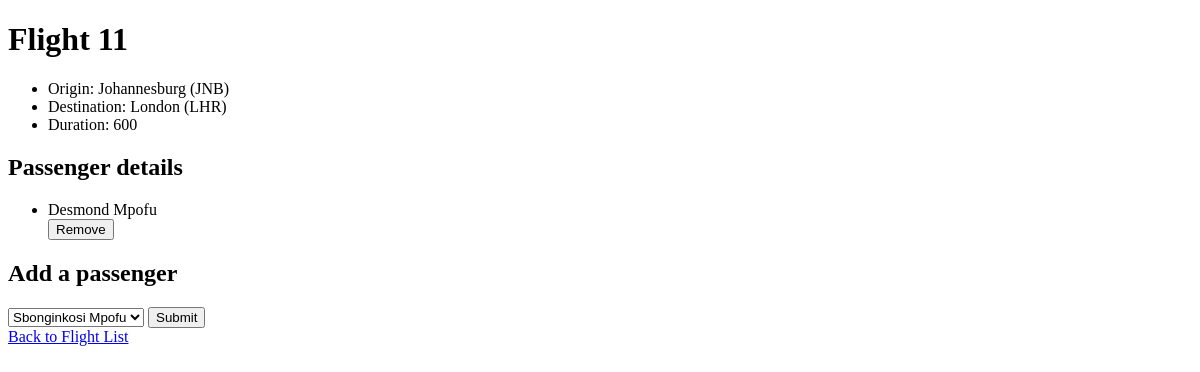
The page /flights/11 on the database as committed earlier.
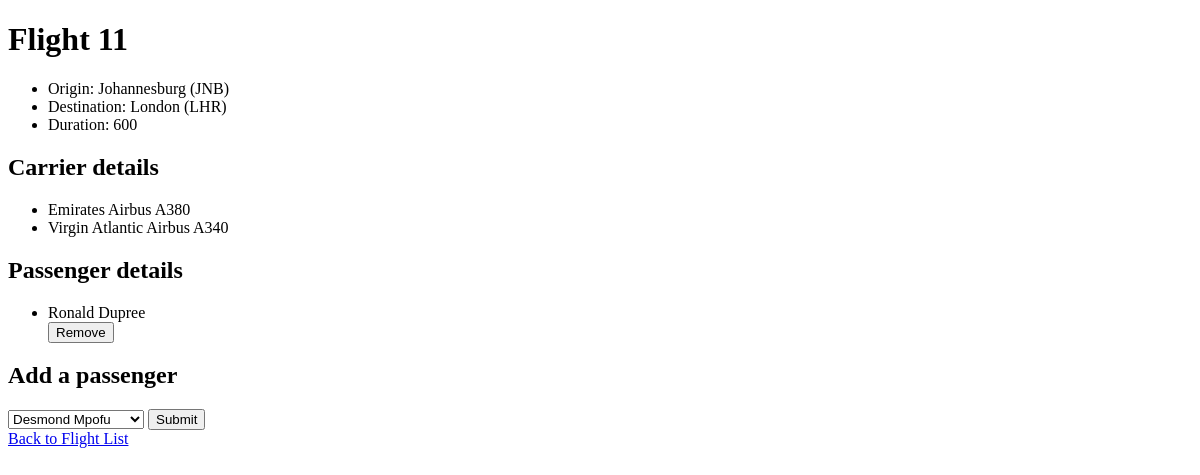
The same page on the database as committed later.
### flights/models.py (models this page shows)
class Passenger(models.Model):
    firstName =models.CharField(max_length=64)
    lastName=models.CharField(max_length=64)
    flights=models.ManyToManyField(Flight, blank=True, related_name="passengers")
    def __str__(self):
        return f"{self.firstName} {self.lastName}"

class Carrier(models.Model):
    name = models.CharField(max_length=64)
    manufacturer = models.CharField(max_length=64)
    planeModel = models.CharField(max_length=64)
    flights= models.ManyToManyField(Flight, blank=False, related_name="carriers")
    def __str__(self):
        return f"{self.name} {self.manufacturer} {self.planeModel}"

### flights/views.py (the view)
def flightFunc(request, flight_id):
    flight =Flight.objects.get(pk=flight_id)
    return render(request, "flights/flight.html", {
        "flight":flight,
        "passengers":flight.passengers.all(),
        "carriers":flight.carriers.all(),
        "non_passengers":Passenger.objects.exclude(flights=flight).all()
    })

### flights/models.py (called while the page is built)
    def __str__(self):
        return f"{self.city} ({self.code})"

### flights/templates/flights/flight.html (shortened to what this page needs)
{%extends 'flights/layout.html'%}
{% block body %}
<h1>Flight {{flight.id}}</h1>
<ul>
    <li>Origin: {{flight.origin}}</li>
    <li>Destination: {{flight.destination}}</li>
    <li>Duration: {{flight.duration}}</li>
</ul>
{% if carriers %}
<h2>Carrier details</h2>
{% endif %}
<ul>
    {%for carrier in carriers%}
    <li> {{carrier}}</li>
    {% endfor %}
</ul>
<h2>Passenger details</h2>
<ul>
    {% for passenger in passengers %}
    <li>
        {{ passenger}}
        <form action="{% url 'cancelBooking' flight.id passenger.id %}" method="post" >
            <button type="submit"
                    onclick="return confirm('Are you sure you want to remove this passenger?');">
                Remove
            </button>
        </form>
    </li>
    {% empty %}
    <li>No passengers</li>
    {% endfor %}
</ul>
<h2>Add a passenger</h2>
<form action="{% url 'book' flight.id %}" method="post">
    <select name="passenger">
        {% for passenger in non_passengers %}
        <option value="{{passenger.id}}">{{passenger}}</option>
        {% endfor %}
    </select>
    <input type="submit"/>
</form>
<a href="{% url 'index' %}">Back to Flight List</a>
{% endblock %}

Rows that differ between the two databases and show on the page:
no longer on this page (row unchanged): Passenger: firstName+lastName "Desmond Mpofu"
added Carrier: name+manufacturer+planeModel "Emirates Airbus A380"
added Carrier: name+manufacturer+planeModel "Virgin Atlantic Airbus A340"
added Passenger: firstName+lastName "Ronald Dupree"
Other text that changed with them:
form field passenger: "Sbonginkosi Mpofu" → "Desmond Mpofu"
text now shown: "Carrier details"
